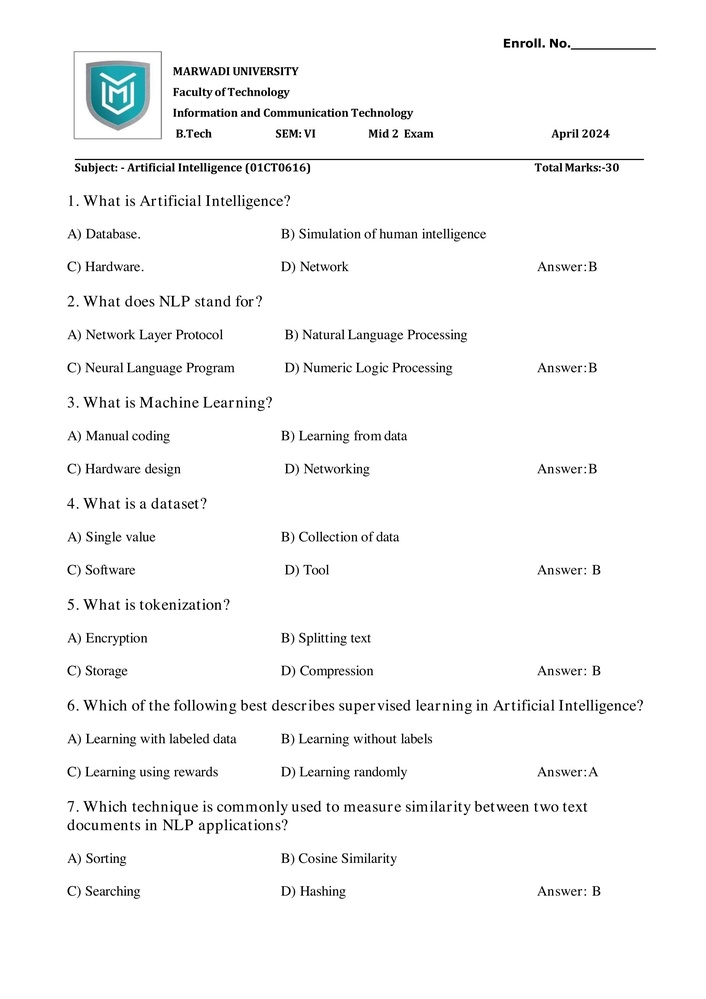
#> input picture processed/model/pages/model_0.jpg, 706 x 999 px, shrunk from 2481 x 3508 before the run; its folder holds only this picture in this run
$ jupyter execute --allow-errors ocr_extract.ipynb
#> lines starting #> are read from the running program, lines starting #| are printed output that depends on the picture; after the words box and inside, x2 and y2 are one past the last pixel; in counts of white or black regions, pixels touching at a corner belong together
[cell 1]
from pdf2image import convert_from_path
import pytesseract
import cv2
import os

[cell 2]
# Input paths
model_pdf = "uploads/model/model_answer.pdf"
student_pdf = "uploads/students/student_1.pdf"

# Output paths
model_pages_dir = "processed/model/pages"
student_pages_dir = "processed/students/student_1/pages"

model_text_path = "processed/model/text/model.txt"
student_text_path = "processed/students/student_1/text/student.txt"

[cell 3]
os.makedirs(model_pages_dir, exist_ok=True)
os.makedirs(student_pages_dir, exist_ok=True)
os.makedirs("processed/model/text", exist_ok=True)
os.makedirs("processed/students/student_1/text", exist_ok=True)

#> (a cell that did not finish here is left out)

[cell 5]
def extract_text_from_images(folder_path):
#> called with folder_path = 'processed/model/pages'
    full_text = ""

    for img_name in sorted(os.listdir(folder_path)):

        # Skip hidden/system files (VERY IMPORTANT)
        if img_name.startswith("."):
            continue

        img_path = os.path.join(folder_path, img_name)

        img = cv2.imread(img_path)
#> img is the input picture: shape (999, 706, 3); mean B, G, R 247.4, 247.4, 247

        if img is None:
            print(f" Skipping invalid image: {img_path}")
            continue

        gray = cv2.cvtColor(img, cv2.COLOR_BGR2GRAY)
        _, thresh = cv2.threshold(gray, 150, 255, cv2.THRESH_BINARY)
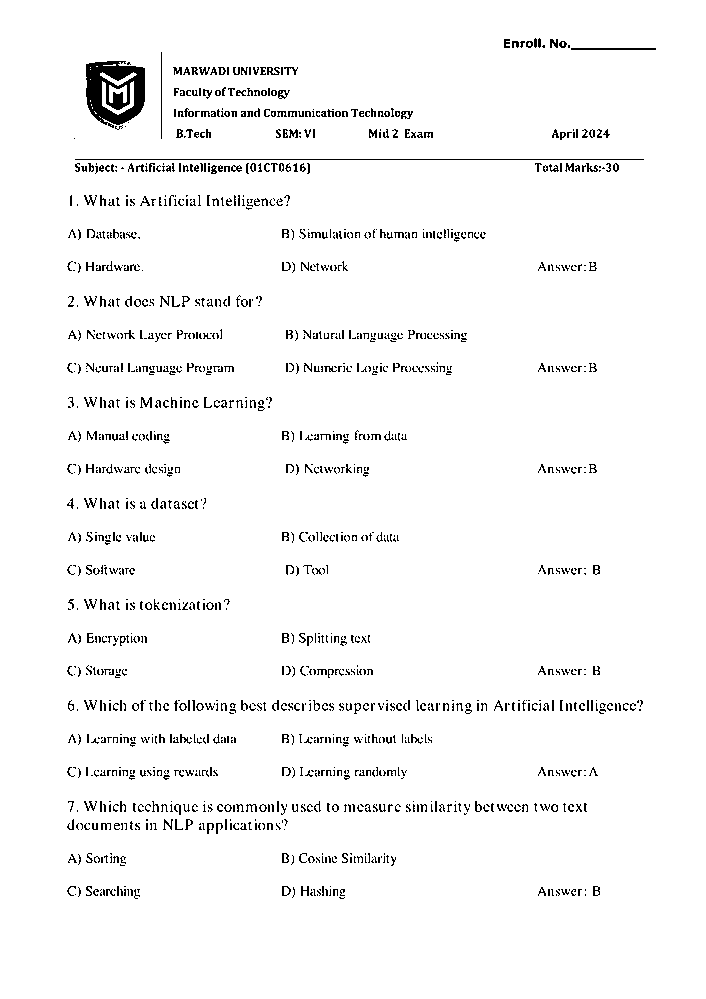
#> thresh: shape (999, 706); 96.7% white; black in thin lines or dots, all inside (x1, y1, x2, y2) = (67, 38, 656, 899)

        text = pytesseract.image_to_string(thresh)
        full_text += text + "\n"

    return full_text


$ run again, on processed/model/pages/model_page_2.jpg
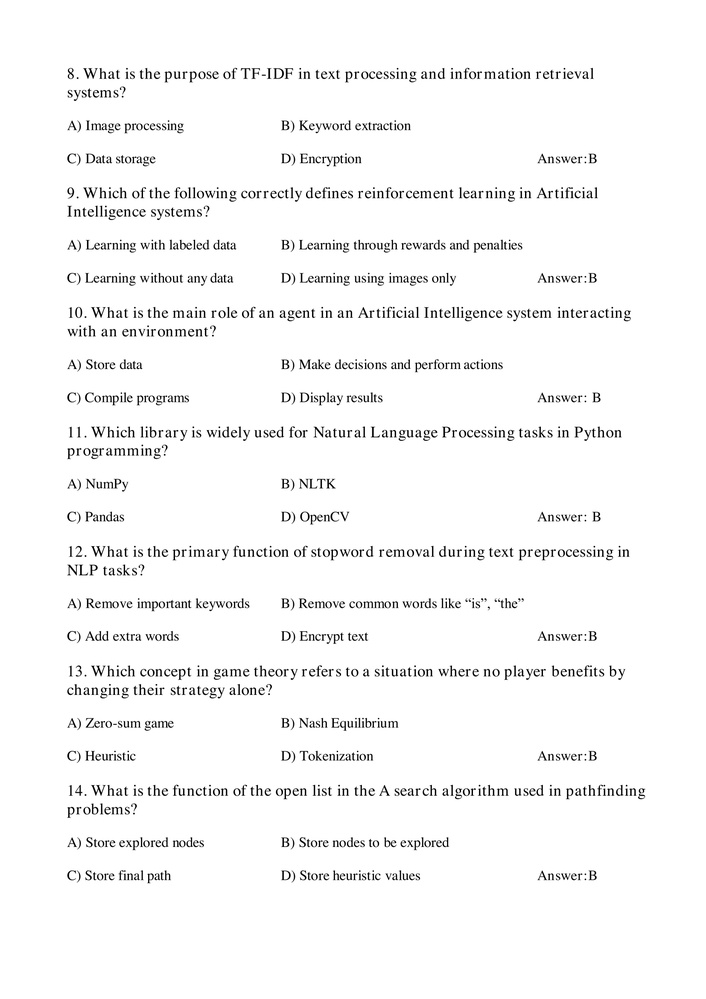
#> input picture processed/model/pages/model_page_2.jpg, 706 x 999 px, shrunk from 3308 x 4678 before the run
#> in extract_text_from_images, img is the input picture: shape (999, 706, 3); min 0, max 255, mean 246.9
#> in extract_text_from_images, `_, thresh = cv2.threshold(gray, 150, 255, cv2.THRESH_BINARY)`:
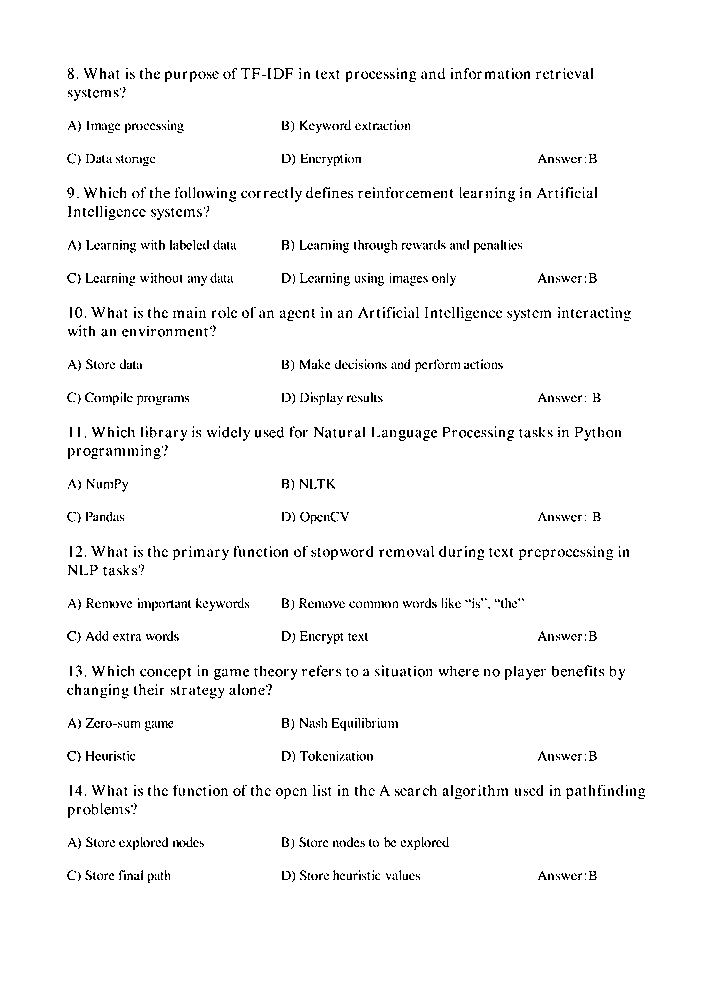
#> thresh: shape (999, 706); 96.6% white; black in thin lines or dots, all inside (x1, y1, x2, y2) = (67, 68, 645, 883)

$ run again, on processed/model/pages/model_page_3.jpg
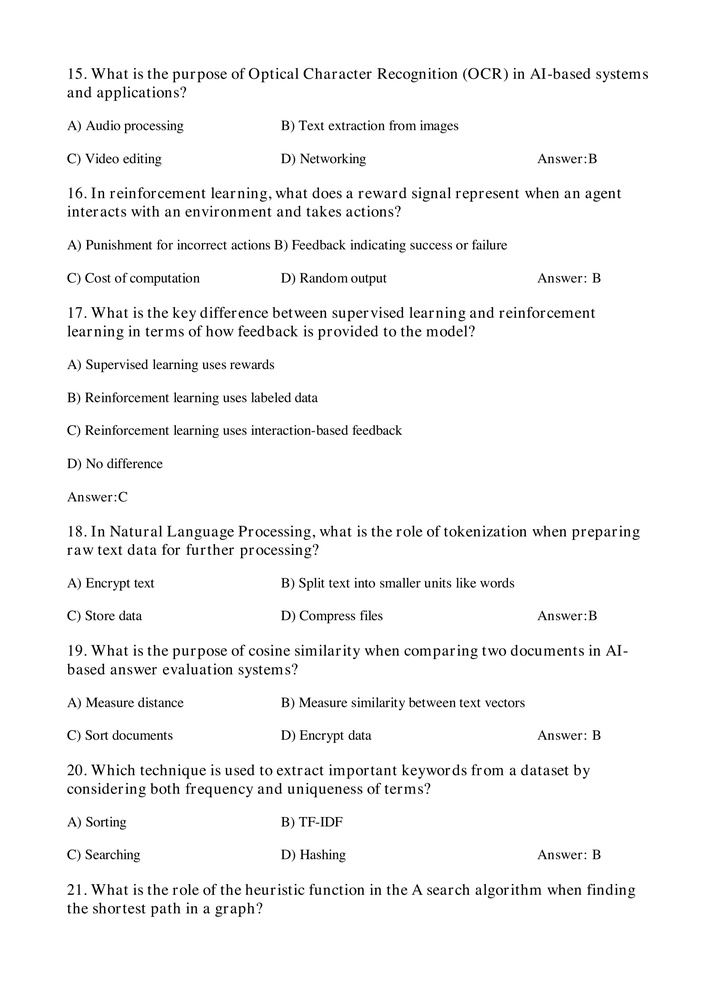
#> input picture processed/model/pages/model_page_3.jpg, 706 x 999 px, shrunk from 3308 x 4678 before the run
#> in extract_text_from_images, img is the input picture: shape (999, 706, 3); min 0, max 255, mean 246.1
#> in extract_text_from_images, `_, thresh = cv2.threshold(gray, 150, 255, cv2.THRESH_BINARY)`:
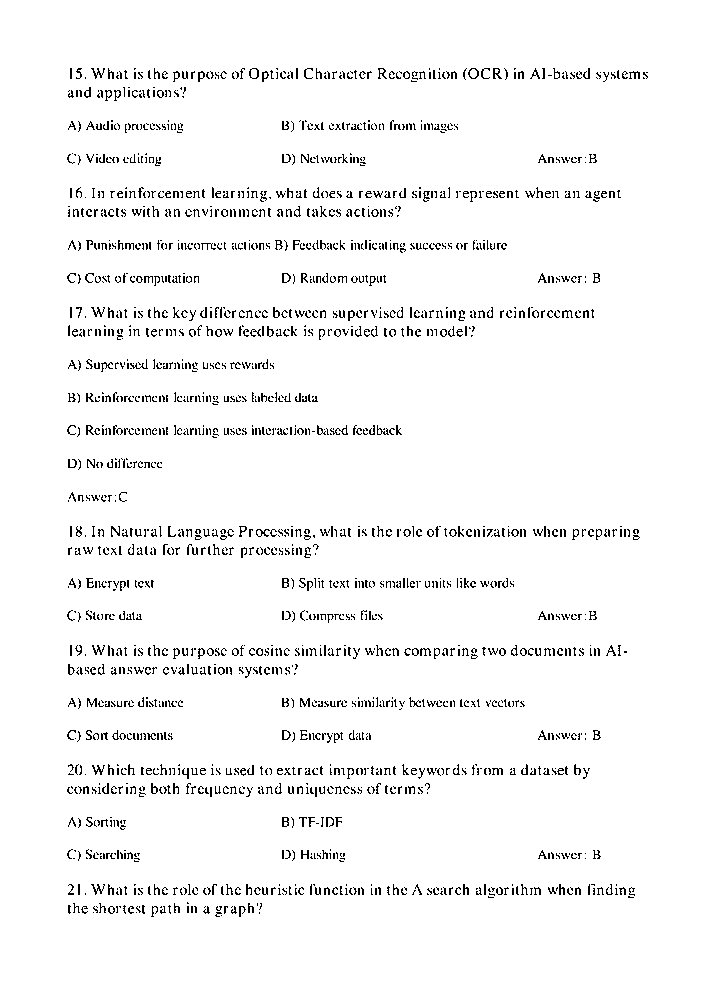
#> thresh: shape (999, 706); 96.2% white; black in thin lines or dots, all inside (x1, y1, x2, y2) = (67, 68, 648, 917)
